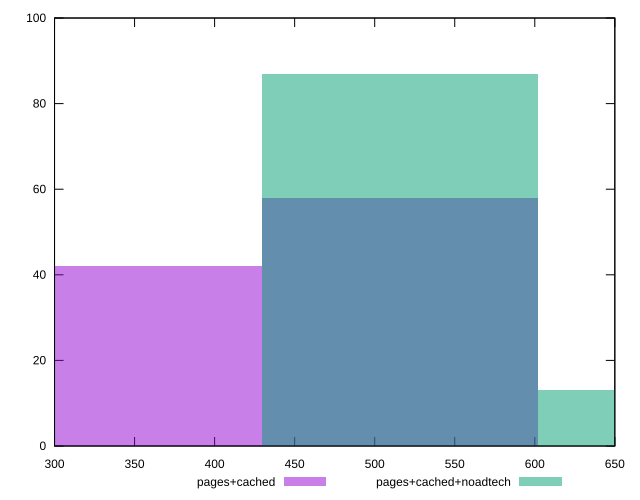

This figure's gnuplot source:
reset

$pagesCached <<EOF
515.793097727101 58
343.86206515140066 42
EOF

$pagesCachedNoadtech <<EOF
515.793097727101 87
687.7241303028013 13
EOF

set key outside below
set boxwidth 171.93103257570033
set xrange [300:650]
set yrange [0:100]
set trange [0:100]
set style fill transparent solid 0.5 noborder
set terminal svg size 640, 500 enhanced background rgb 'white'
set output "report_00018_2021-02-10T15-25-16.877Z/uses-webp-images/comparison/histogram/1_vs_2.svg"

plot $pagesCached title "pages+cached" with boxes, \
     $pagesCachedNoadtech title "pages+cached+noadtech" with boxes

reset
